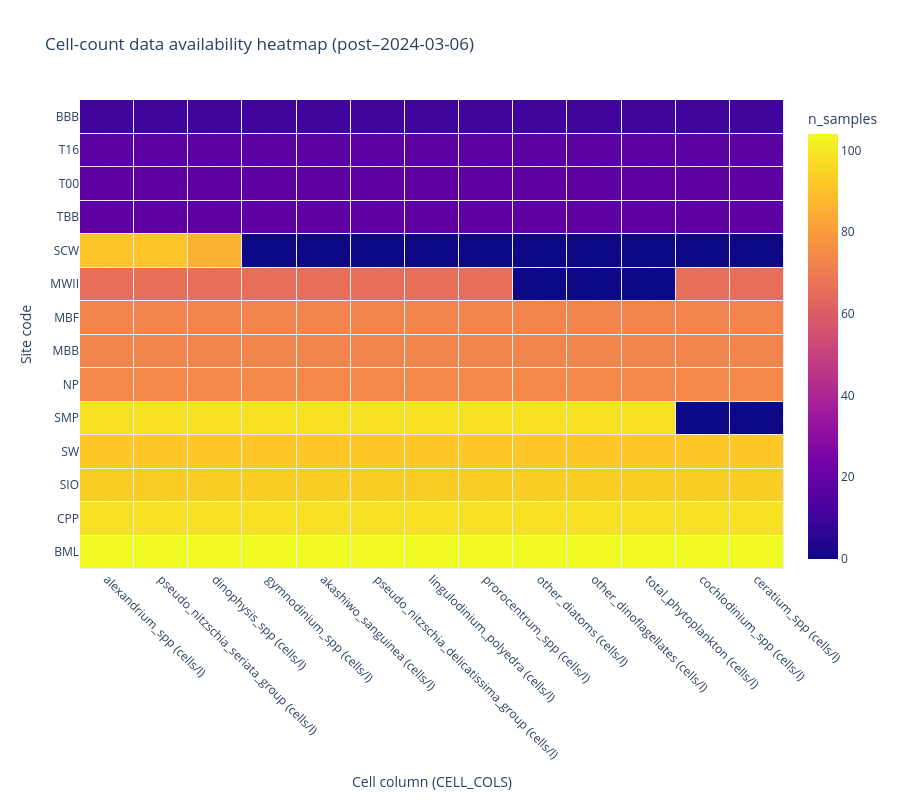

Notebook code cell kept with this figure:
### Code cell
# --- Columns ---
site_col = "site_code"

# --- Build count matrix: non-null count per (site, cell_col) ---
counts = (
    df[[site_col] + CELL_COLS]
    .melt(id_vars=site_col, value_vars=CELL_COLS, var_name="cell_col", value_name="cells")
    .assign(has_data=lambda x: x["cells"].notna())
    .groupby([site_col, "cell_col"])["has_data"]
    .sum()
    .reset_index(name="n_samples")
)

heat = (
    counts.pivot(index=site_col, columns="cell_col", values="n_samples")
    .fillna(0)
)

# Optional: sort to make patterns clearer (comment out if you want original order)
heat = heat.loc[
    heat.sum(axis=1).sort_values(ascending=False).index,
    heat.sum(axis=0).sort_values(ascending=False).index
]

# --- Plot with visible "grid lines" via xgap/ygap ---
fig = go.Figure(
    data=go.Heatmap(
        z=heat.values,
        x=heat.columns.tolist(),
        y=heat.index.tolist(),
        colorbar=dict(title="n_samples"),
        xgap=1,   # <-- creates vertical gridlines
        ygap=1,   # <-- creates horizontal gridlines
    )
)

fig.update_layout(
    title="Cell-count data availability heatmap (post–2024-03-06)",
    height=800,
    xaxis=dict(title="Cell column (CELL_COLS)", tickangle=45),
    yaxis=dict(title="Site code"),
)

fig.show()
fig.write_image(FIG_DIR/'heatmap.pdf')

### Figure 1 — Plotly figure (JSON) as saved in the notebook; plotly's stock layout.template omitted (floating-point values rounded to 4 significant figures; data arrays with more than 128 entries replaced by an {"elided": "..."} marker saying what was removed)
{"data": [{"colorbar": {"title": {"text": "n_samples"}}, "type": "heatmap", "x": ["alexandrium_spp (cells/l)", "pseudo_nitzschia_seriata_group (cells/l)", "dinophysis_spp (cells/l)", "gymnodinium_spp (cells/l)", "akashiwo_sanguinea (cells/l)", "pseudo_nitzschia_delicatissima_group (cells/l)", "lingulodinium_polyedra (cells/l)", "prorocentrum_spp (cells/l)", "other_diatoms (cells/l)", "other_dinoflagellates (cells/l)", "total_phytoplankton (cells/l)", "cochlodinium_spp (cells/l)", "ceratium_spp (cells/l)"], "xgap": 1, "y": ["BML", "CPP", "SIO", "SW", "SMP", "NP", "MBB", "MBF", "MWII", "SCW", "TBB", "T00", "T16", "BBB"], "ygap": 1, "z": {"elided": "14x13 int values"}}], "layout": {"height": 800, "title": {"text": "Cell-count data availability heatmap (post–2024-03-06)"}, "xaxis": {"tickangle": 45, "title": {"text": "Cell column (CELL_COLS)"}}, "yaxis": {"title": {"text": "Site code"}}}}
